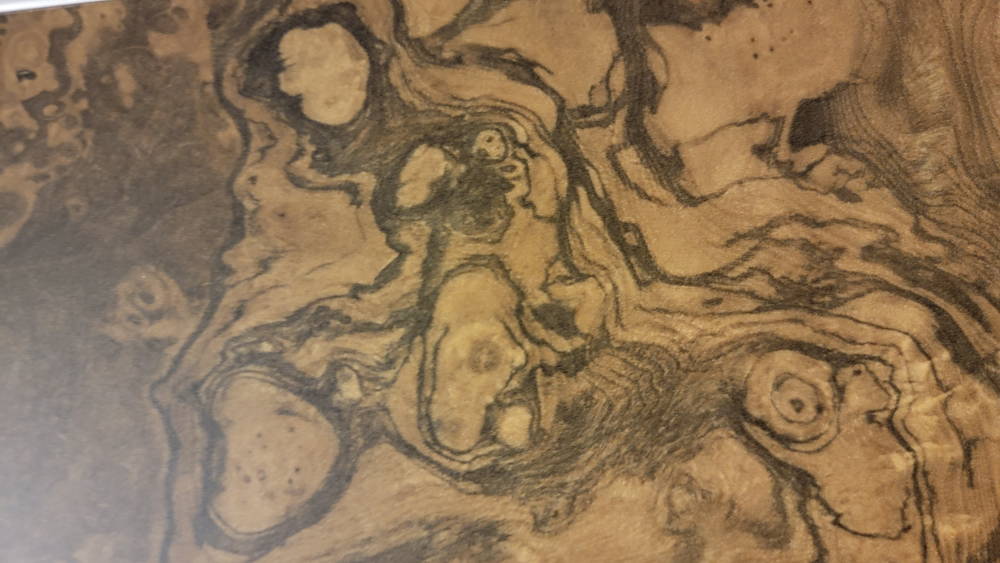
#> input picture photos/grime/burl-veneer2.jpg, 4000 x 2252 px, given in place of sticker-bomb-galvanized-box.jpg, which was not available (shown at 1/4 size)
$ python tex_45.py
#> lines starting #> are read from the running program, lines starting #| are printed output that depends on the picture
"""Textures for queue item 45 (photos/grime/). Run from the repo root: python3 tools/tex_45.py
  gf_galv.png    galvanized steel (a clean patch of the utility box, seamless)
  gf_mildew.png  the mildew speckle from the notice sign, as a dark-on-transparent overlay (alpha)
"""
import os, numpy as np, cv2
from PIL import Image, ImageOps
OUT = "assets/textures"
def load(n): return cv2.cvtColor(np.asarray(ImageOps.exif_transpose(Image.open(f"photos/grime/{n}")).convert("RGB")), cv2.COLOR_RGB2BGR)
#> called with n = 'sticker-bomb-galvanized-box.jpg'
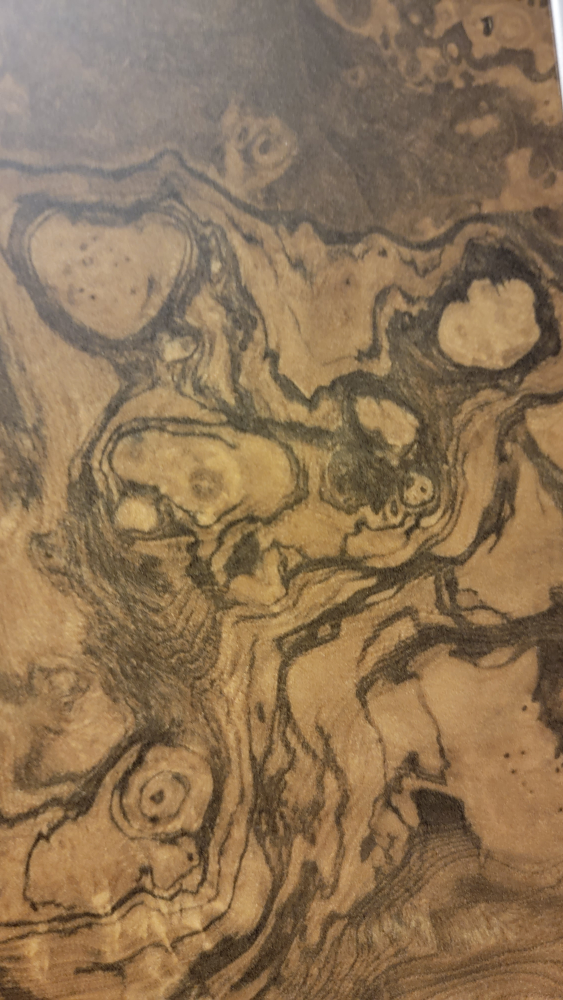
#> returned value: shape (4000, 2252, 3) (shown at 1/4 size); mean B, G, R 85.5, 115.5, 141
def crop(im, f): h, w = im.shape[:2]; return im[int(f[1] * h):int(f[3] * h), int(f[0] * w):int(f[2] * w)]
#> called with f = (0.1, 0.03, 0.9, 0.12)
#> after `h, w = im.shape[:2]`: h = 4000; w = 2252
def seamless(p, size):
#> called with size = (512, 256)
    p = cv2.resize(p, size, interpolation=cv2.INTER_AREA).astype(np.float32); W, H = size
#> after `p = cv2.resize(p, size, interpolation=cv2.INTER_AREA).astype(np.float3`:
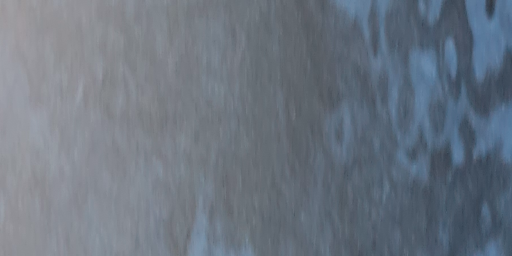
#> p: shape (256, 512, 3) float32; mean of channels 0, 1, 2 108, 117.4, 129.2; drawn as R, G, B
#> after `W, H = size`: W = 512; H = 256
    r = np.roll(np.roll(p, H // 2, 0), W // 2, 1)
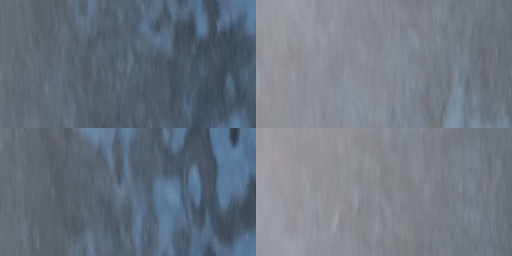
#> r: shape (256, 512, 3) float32; mean of channels 0, 1, 2 108, 117.4, 129.2; drawn as R, G, B
    wx = np.minimum(np.minimum(np.arange(W), W - 1 - np.arange(W)) / (W / 2), 1); wy = np.minimum(np.minimum(np.arange(H), H - 1 - np.arange(H)) / (H / 2), 1)
#> after `wx = np.minimum(np.minimum(np.arange(W), W - 1 - np.arange(W)) / (W / `: wx = 512 values, max 0.996 at index 255, min 0 at index 0, mean 0.498
#> after `wy = np.minimum(np.minimum(np.arange(H), H - 1 - np.arange(H)) / (H / `: wy = 256 values, max 0.992 at index 127, min 0 at index 0, mean 0.496
    m = np.minimum(wy[:, None], wx[None, :])[:, :, None] ** 0.6
    out = p * m + r * (1 - m); low = cv2.GaussianBlur(out, (0, 0), W / 6); return (out - low + low.mean((0, 1))).clip(0, 255).astype(np.uint8)
cv2.imwrite(os.path.join(OUT, "gf_galv.png"), seamless(crop(load("sticker-bomb-galvanized-box.jpg"), (0.1, 0.03, 0.9, 0.12)), (512, 256)))
s = crop(load("doodle-on-moldy-sign.jpg"), (0.02, 0.05, 0.98, 0.98))
#> call 2 of load, with n = 'doodle-on-moldy-sign.jpg'
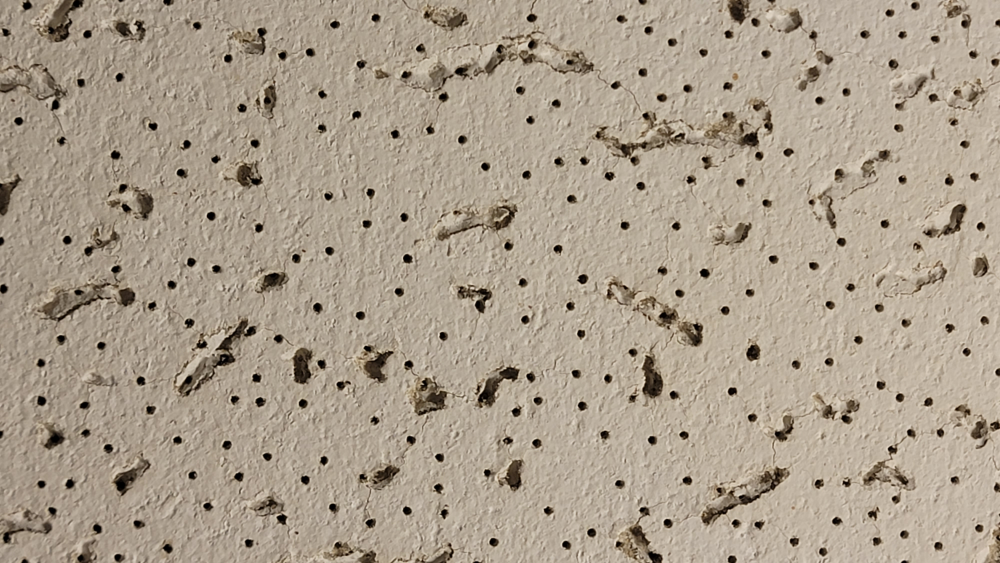
#> input picture photos/grime/ceiling-tile-damaged.jpg, 4000 x 2252 px, given in place of doodle-on-moldy-sign.jpg, which was not available (shown at 1/4 size)
g = cv2.cvtColor(s, cv2.COLOR_BGR2GRAY).astype(np.float32); bg = cv2.GaussianBlur(g, (0, 0), 25)
a = np.clip((bg - g - 14) * 4, 0, 255).astype(np.uint8)
# keep only the speckle: drop anything big or stroke-like (the printed text, the doodle, the edges)
n, lab, st, _ = cv2.connectedComponentsWithStats((a > 50).astype(np.uint8), 8)
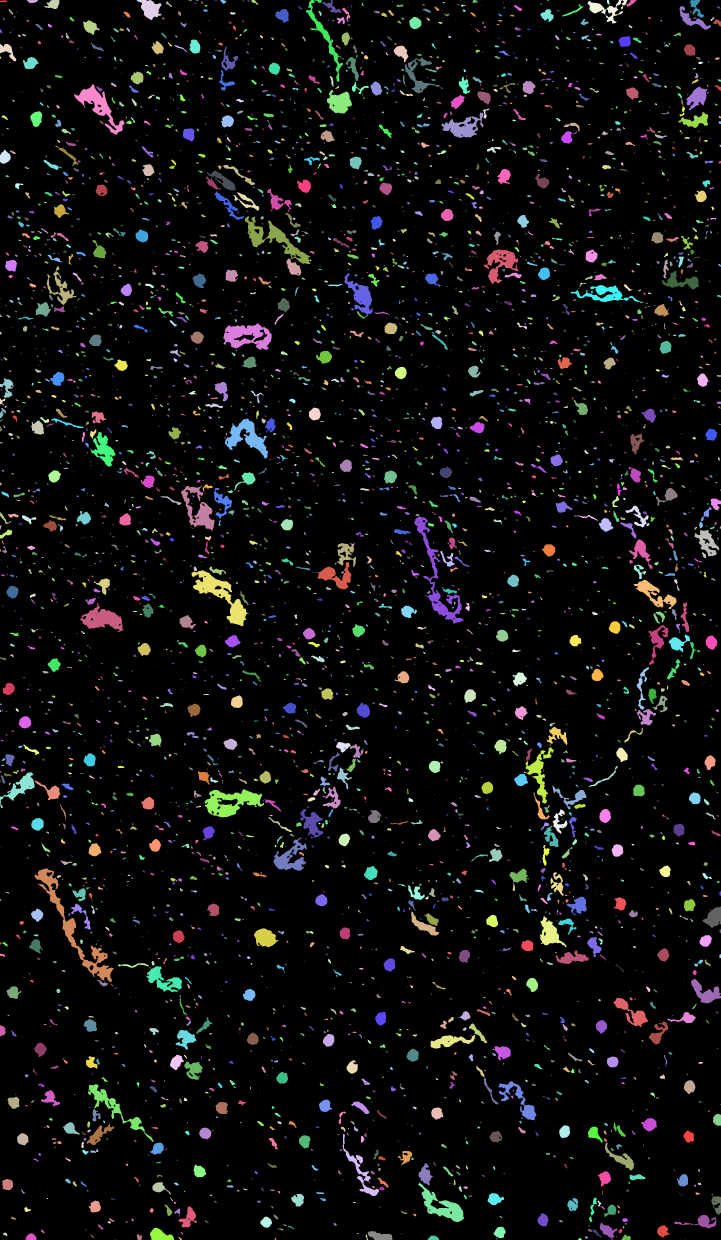
#> lab: shape (3720, 2161) int32 (shown at 1/3 size); 4362 distinct labels, from 0 to 4361; one colour per label, 0 black
#> n = 4362
keep = np.zeros(n, bool); keep[1:] = (st[1:, 4] < 260) & (np.maximum(st[1:, 2], st[1:, 3]) < 40)
a[~keep[lab]] = 0
#> a: shape (3720, 2161); min 0, max 255, mean 2.4
a = cv2.resize(a, (512, 512), interpolation=cv2.INTER_AREA).astype(np.float32)
#> a: shape (512, 512) float32
r = np.roll(np.roll(a, 256, 0), 256, 1); w = np.minimum(np.minimum(np.arange(512), 511 - np.arange(512)) / 256, 1); m = np.minimum(w[:, None], w[None, :]) ** 0.6
a = np.maximum(a * m, r * (1 - m)).clip(0, 255).astype(np.uint8)
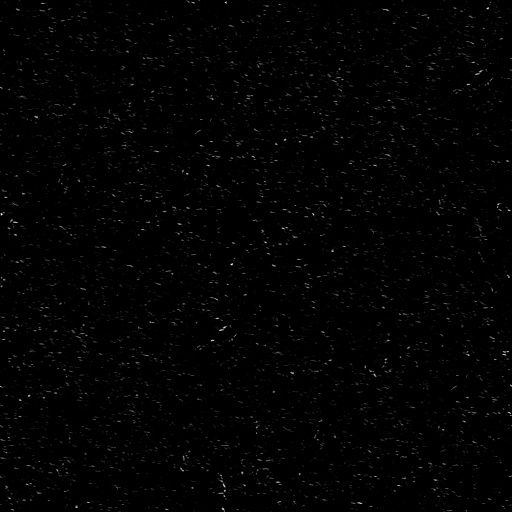
#> a: shape (512, 512); min 0, max 238, mean 2.3
rgba = np.dstack([np.full_like(a, 30), np.full_like(a, 34), np.full_like(a, 28), a])
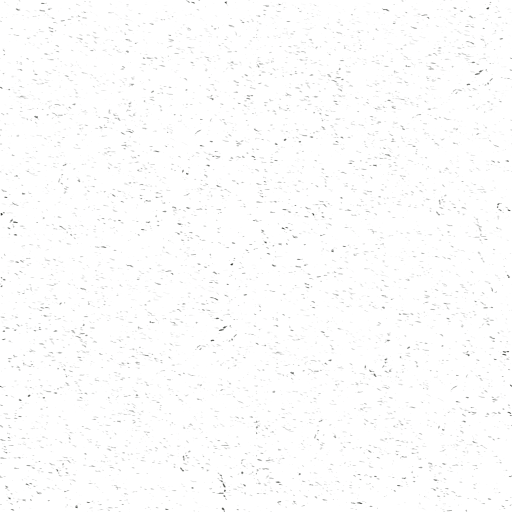
#> rgba: shape (512, 512, 4); mean of channels 0, 1, 2, 3 30, 34, 28, 2.3; transparent parts drawn white
cv2.imwrite(os.path.join(OUT, "gf_mildew.png"), rgba); print("wrote gf_galv, gf_mildew")
#| wrote gf_galv, gf_mildew
